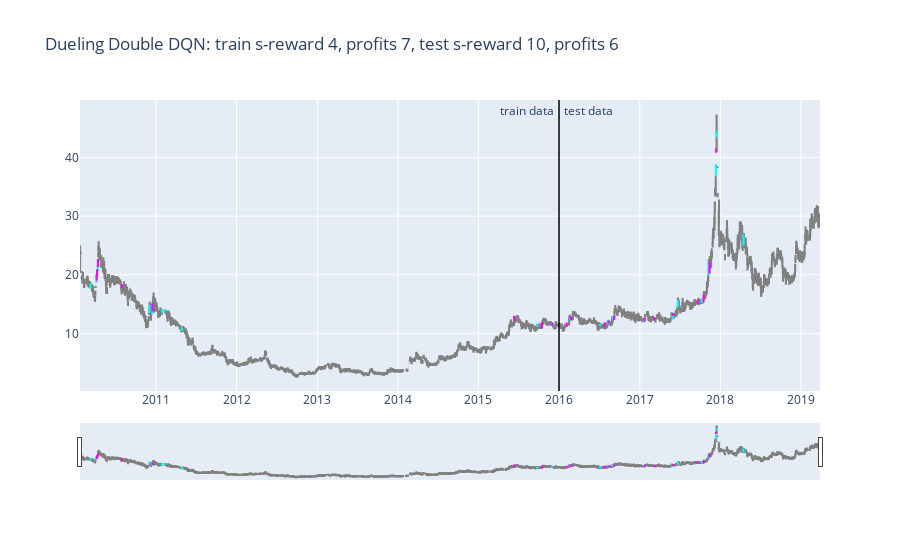

Write notebook code for a chart like this one.
### Code cell
plot_train_test_by_q(Environment1(train), Environment1(test), Q, 'Dueling Double DQN')

### Figure 1 — Plotly figure (JSON) as saved in the notebook; plotly's stock layout.template omitted (floating-point values rounded to 4 significant figures; data arrays with more than 128 entries replaced by an {"elided": "..."} marker saying what was removed)
{"data": [{"close": {"elided": "1457 float values"}, "decreasing": {"line": {"color": "gray"}}, "high": {"elided": "1457 float values"}, "increasing": {"line": {"color": "gray"}}, "low": {"elided": "1457 float values"}, "open": {"elided": "1457 float values"}, "type": "candlestick", "x": {"elided": "1457 str values"}}, {"close": [18.24, 18.83, 19.27, 21.5, 14.62, 14.62, 13.71, 13.93, 10.66, 10.58, 11.3, 11.46], "decreasing": {"line": {"color": "cyan"}}, "high": [18.38, 18.83, 19.72, 21.49, 14.7, 14.62, 13.93, 14.08, 10.74, 10.96, 11.62, 11.54], "increasing": {"line": {"color": "cyan"}}, "low": [17.64, 18.83, 19.27, 20.61, 13.63, 13.4, 13.55, 13.55, 10.66, 10.58, 11.22, 11.3], "open": [18.38, 18.83, 19.72, 20.75, 14.7, 13.4, 13.93, 14.01, 10.66, 10.66, 11.38, 11.54], "type": "candlestick", "x": ["2010-03-10T00:00:00", "2010-04-05T00:00:00", "2010-04-06T00:00:00", "2010-04-12T00:00:00", "2010-12-02T00:00:00", "2010-12-15T00:00:00", "2011-01-28T00:00:00", "2011-02-08T00:00:00", "2011-04-22T00:00:00", "2011-04-28T00:00:00", "2015-09-25T00:00:00", "2015-11-30T00:00:00"]}, {"close": [19.64, 20.76, 22.54, 18.12, 14.77, 12.83, 11.78, 11.7], "decreasing": {"line": {"color": "magenta"}}, "high": [20.09, 20.75, 22.53, 18.12, 15.07, 12.83, 11.78, 11.7], "increasing": {"line": {"color": "magenta"}}, "low": [18.97, 19.79, 21.49, 17.89, 13.93, 12.35, 11.14, 11.3], "open": [19.27, 20.09, 21.49, 17.89, 13.93, 12.35, 11.06, 11.7], "type": "candlestick", "x": ["2010-04-07T00:00:00", "2010-04-09T00:00:00", "2010-04-13T00:00:00", "2010-07-30T00:00:00", "2010-12-16T00:00:00", "2015-06-12T00:00:00", "2015-10-16T00:00:00", "2015-12-02T00:00:00"]}, {"close": {"elided": "769 float values"}, "decreasing": {"line": {"color": "gray"}}, "high": {"elided": "769 float values"}, "increasing": {"line": {"color": "gray"}}, "low": {"elided": "769 float values"}, "open": {"elided": "769 float values"}, "type": "candlestick", "x": {"elided": "769 str values"}}, {"close": [11.38, 12.43, 11.46, 11.7, 11.87, 12.56, 12.13, 12.98, 15.5, 15.39, 20.82, 21.99, 38.74, 44.3, 26.7], "decreasing": {"line": {"color": "cyan"}}, "high": [11.38, 12.59, 11.46, 11.78, 12.22, 12.73, 12.47, 12.98, 15.5, 15.84, 21.0, 22.26, 38.74, 44.3, 26.88], "increasing": {"line": {"color": "cyan"}}, "low": [11.38, 12.35, 11.38, 11.7, 11.7, 12.47, 12.09, 12.6, 14.61, 15.3, 19.91, 21.0, 37.02, 43.44, 25.16], "open": [11.38, 12.35, 11.38, 11.7, 12.22, 12.73, 12.09, 12.6, 14.61, 15.84, 20.09, 21.0, 37.11, 44.07, 25.16], "type": "candlestick", "x": ["2016-02-04T00:00:00", "2016-02-22T00:00:00", "2016-07-06T00:00:00", "2016-08-10T00:00:00", "2016-08-11T00:00:00", "2016-09-01T00:00:00", "2017-01-20T00:00:00", "2017-05-30T00:00:00", "2017-06-22T00:00:00", "2017-10-10T00:00:00", "2017-11-08T00:00:00", "2017-11-09T00:00:00", "2017-12-12T00:00:00", "2017-12-14T00:00:00", "2018-04-16T00:00:00"]}, {"close": [11.7, 12.75, 11.7, 11.87, 12.81, 12.47, 12.6, 13.24, 15.57, 16.38, 22.04, 41.41], "decreasing": {"line": {"color": "magenta"}}, "high": [11.7, 12.91, 11.7, 12.04, 12.81, 12.47, 12.6, 13.24, 15.57, 16.43, 22.04, 41.4], "increasing": {"line": {"color": "magenta"}}, "low": [11.3, 12.43, 11.3, 11.79, 12.47, 12.13, 12.39, 13.15, 15.29, 15.38, 20.18, 40.91], "open": [11.3, 12.43, 11.3, 12.04, 12.47, 12.17, 12.39, 13.15, 15.29, 15.57, 20.64, 41.0], "type": "candlestick", "x": ["2016-02-05T00:00:00", "2016-02-25T00:00:00", "2016-07-25T00:00:00", "2016-08-12T00:00:00", "2016-09-07T00:00:00", "2017-01-23T00:00:00", "2017-03-08T00:00:00", "2017-06-01T00:00:00", "2017-09-21T00:00:00", "2017-10-17T00:00:00", "2017-11-13T00:00:00", "2017-12-13T00:00:00"]}], "layout": {"annotations": [{"showarrow": false, "text": " test data", "x": "2016-01-01", "xanchor": "left", "xref": "x", "y": 1, "yref": "paper"}, {"showarrow": false, "text": "train data ", "x": "2016-01-01", "xanchor": "right", "xref": "x", "y": 1, "yref": "paper"}], "shapes": [{"line": {"color": "rgb(0,0,0)", "width": 1}, "x0": "2016-01-01", "x1": "2016-01-01", "xref": "x", "y0": 0, "y1": 1, "yref": "paper"}], "showlegend": false, "title": {"text": "Dueling Double DQN: train s-reward 4, profits 7, test s-reward 10, profits 6"}}}
